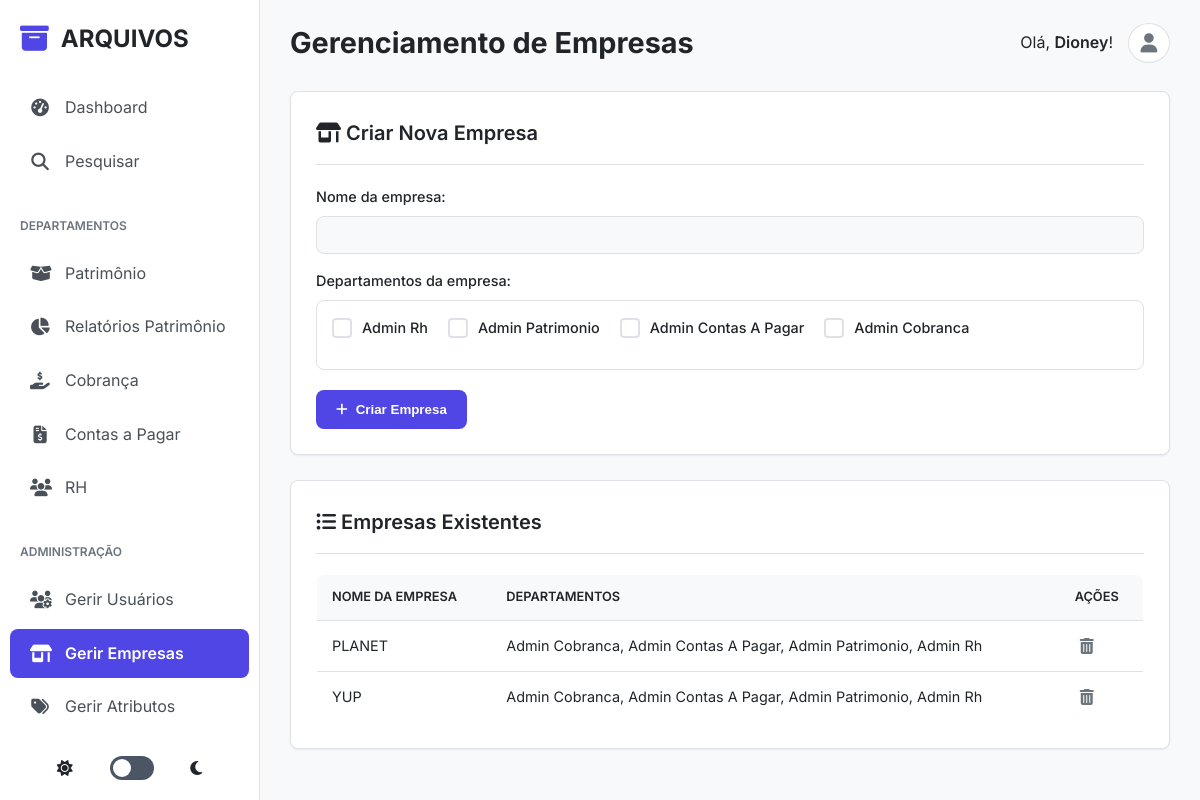
Page /super_admin/stores (signed in) on the committed database.
### tables this page shows
CREATE TABLE stores (
            id INTEGER PRIMARY KEY AUTOINCREMENT,
            name TEXT UNIQUE NOT NULL
        );

### app.py (the view, shortened to what this page needs)
@app.route('/super_admin/stores', methods=['GET', 'POST'], endpoint='manage_stores')
@login_required
@role_required(['super_admin'])
def manage_stores():
    db = get_db()
    page = request.args.get('page', 1, type=int)
    search_query = request.args.get('search', '').strip()
    params = []
    where_clauses = []
    if search_query:
        search_term = f"%{search_query}%"
        search_clauses = ["s.name LIKE ?", "sd.department_role LIKE ?"]
        where_clauses.append(f"({' OR '.join(search_clauses)})")
        params.extend([search_term] * len(search_clauses))
    base_query = "FROM stores s LEFT JOIN store_departments sd ON s.id = sd.store_id"
    if where_clauses:
        base_query += " WHERE " + " AND ".join(where_clauses)
    count_query = f"SELECT COUNT(DISTINCT s.id) FROM stores s LEFT JOIN store_departments sd ON s.id = sd.store_id"
    if where_clauses:
        count_query += " WHERE " + " AND ".join(where_clauses)
    total_items = db.execute(count_query, params).fetchone()[0]
    total_pages = (total_items + PER_PAGE - 1) // PER_PAGE if total_items > 0 else 1
    offset = (page - 1) * PER_PAGE
    query = f"SELECT s.id, s.name, GROUP_CONCAT(sd.department_role, ', ') as departments {base_query} GROUP BY s.id, s.name ORDER BY s.name LIMIT ? OFFSET ?"
    stores_data = db.execute(query, params + [PER_PAGE, offset]).fetchall()
    available_departments = ['admin_rh', 'admin_patrimonio', 'admin_contas_a_pagar', 'admin_cobranca']
    return render_template('super_admin/manage_stores.html', stores=stores_data, available_departments=available_departments, page=page, total_pages=total_pages, search=search_query)

### app.py (called while the page is built)
@app.before_request
def log_request_info():
    print(f"\n>>> REQUISIÇÃO RECEBIDA: {request.method} {request.path}")
    print(f">>> Cabeçalho 'Cookie': {request.headers.get('Cookie')}")
    print(f">>> Sessão no início da requisição: {dict(session)}")

def login_required(f):
    @wraps(f)
    def decorated_function(*args, **kwargs):
        print(f"--- Verificando @login_required para a rota: '{request.endpoint}'")
        if 'logged_in' not in session:
            print(f"--- FALHA em @login_required. Sessão atual: {dict(session)}")
            flash('Você precisa fazer login para acessar esta página.', 'danger')
            return redirect(url_for('admin_login'))
        print(f"--- SUCESSO em @login_required. Usuário '{session.get('username')}' está logado.")
        return f(*args, **kwargs)
    return decorated_function

def is_ajax_request():
    return request.headers.get('X-Requested-With') == 'XMLHttpRequest'

def role_required(allowed_roles):
    def decorator(f):
        @wraps(f)
        def decorated_function(*args, **kwargs):
            if not session.get('logged_in') or session.get('role') not in allowed_roles:
                if is_ajax_request():
                    return jsonify({'status': 'error', 'message': 'Você não tem permissão para esta ação.'}), 403
                log_action('acesso_negado', target_name=request.path)
                flash('Você não tem permissão para acessar esta página.', 'danger')
                return redirect(url_for('admin_dashboard'))
            return f(*args, **kwargs)
        return decorated_function
    return decorator

### database.py (called while the page is built)
def get_db():
    if 'db' not in g:
        g.db = sqlite3.connect(DATABASE)
        g.db.row_factory = sqlite3.Row
    return g.db

### templates/super_admin/manage_stores.html (shortened to what this page needs)
{% extends "base.html" %}
{% block page_title %}Gerenciamento de Empresas{% endblock %}
{% block content %}
<div class="card">
    <h2><i class="fas fa-store-alt"></i> Criar Nova Empresa</h2>
    <form action="{{ url_for('manage_stores') }}" method="POST">
        <label for="name">Nome da empresa:</label>
        <input type="text" id="name" name="name" required>
        <label>Departamentos da empresa:</label>
        <div class="department-checkboxes" style="margin-bottom: 20px; display: flex; flex-wrap: wrap; gap: 20px; padding: 15px; border: 1px solid var(--border-color); border-radius: var(--border-radius-md);">
            {% for dept in available_departments %}
            <label class="inline-checkbox">
                <span class="checkbox-custom-display"></span>
                <span>{{ dept.replace('_', ' ') | title }}</span>
            </label>
            {% endfor %}
        </div>
        <button type="submit"><i class="fas fa-plus"></i> Criar Empresa</button>
    </form>
</div>
<div class="card">
    <h2><i class="fas fa-list-ul"></i> Empresas Existentes</h2>
    <div class="table-wrapper">
        {% if stores %}
            <table>
                <thead>
                    <tr>
                        <th>Nome da empresa</th>
                        <th>Departamentos</th>
                        <th>Ações</th>
                    </tr>
                </thead>
                <tbody>
                    {% for store in stores %}
                        <tr data-id="{{ store.id }}">
                            <td>{{ store.name }}</td>
                            <td>{{ (store.departments | replace('_', ' ') | title) if store.departments else 'Nenhum' }}</td>
                            <td class="actions">
                                <form action="{{ url_for('delete_store', store_id=store.id) }}" method="POST" style="display:inline;" onsubmit="return confirm('Tem certeza que deseja excluir a EMPRESA {{ store.name }}?');">
                                    <button type="submit" title="Excluir" class="delete"><i class="fas fa-trash-alt"></i></button>
                                </form>
                            </td>
                        </tr>
                    {% endfor %}
                </tbody>
            </table>
        {% else %}
            <p style="text-align: center; padding: 20px;">Nenhuma empresa cadastrada.</p>
        {% endif %}
    </div>
</div>
{% endblock %}

### static/css/style.css (style rules this page uses)
:root { --font-family: 'Inter', sans-serif; --transition-fast: 0.2s ease; --border-radius-md: 8px; --shadow-sm: 0 1px 3px rgba(0,0,0,0.05), 0 1px 2px rgba(0,0,0,0.02); --shadow-md: 0 4px 6px -1px rgba(0,0,0,0.1), 0 2px 4px -1px rgba(0,0,0,0.06); }
[data-theme="light"] { --bg-primary: #f8f9fa; --bg-secondary: #ffffff; --bg-sidebar: #ffffff; --text-primary: #212529; --text-secondary: #6c757d; --text-on-sidebar: #495057; --border-color: #dee2e6; --color-primary: #4f46e5; --color-primary-hover: #4338ca; --bg-hover-link: #f1f3f5; --bg-active-link: #eef2ff; --color-success: #16a34a; --color-danger: #dc2626; --color-warning: #f59e0b; }
* { box-sizing: border-box; margin: 0; padding: 0; }
body { font-family: var(--font-family); background-color: var(--bg-primary); color: var(--text-primary); line-height: 1.6; font-size: 16px; }
.card { background-color: var(--bg-secondary); border-radius: var(--border-radius-md); padding: 25px; margin-bottom: 25px; box-shadow: var(--shadow-sm); border: 1px solid var(--border-color); }
.card h2, .card h3 { font-size: 1.25rem; font-weight: 600; margin-bottom: 20px; padding-bottom: 15px; border-bottom: 1px solid var(--border-color); }
form label { font-weight: 500; font-size: 0.9rem; margin-bottom: 8px; display: block; }
form input, form select, form textarea { width: 100%; padding: 10px 12px; border: 1px solid var(--border-color); background-color: var(--bg-primary); color: var(--text-primary); border-radius: var(--border-radius-md); font-family: var(--font-family); transition: border-color var(--transition-fast), box-shadow var(--transition-fast); }
form input, form select { margin-bottom: 15px; }
button, .button-primary { background-color: var(--color-primary); color: #fff; padding: 12px 20px; border: none; border-radius: var(--border-radius-md); cursor: pointer; font-weight: 600; text-decoration: none; display: inline-flex; align-items: center; gap: 8px; transition: background-color var(--transition-fast); }
.table-wrapper { overflow-x: auto; }
table { width: 100%; border-collapse: collapse; background-color: var(--bg-secondary); border-radius: var(--border-radius-md); overflow: hidden; border: 1px solid var(--border-color); font-size: 0.9rem; }
table th { background-color: var(--bg-primary); padding: 12px 15px; text-align: left; font-weight: 600; text-transform: uppercase; font-size: 0.8rem; }
table td { padding: 12px 15px; border-top: 1px solid var(--border-color); vertical-align: middle; }
.actions { display: flex; gap: 10px; align-items: center; }
.actions a, .actions button { background: none; border: none; cursor: pointer; padding: 5px; font-size: 1rem; color: var(--text-secondary); transition: color var(--transition-fast); }
.inline-checkbox { display: flex; align-items: center; gap: 10px; margin-bottom: 15px; }
.checkbox-custom-display { width: 20px; height: 20px; border: 2px solid var(--border-color); border-radius: 4px; display: inline-block; position: relative; transition: all var(--transition-fast); }

### rows in the picture
stores: name "PLANET", departments "Admin Cobranca, Admin Contas A Pagar, Admin Patrimonio, Admin Rh"
stores: name "YUP", departments "Admin Cobranca, Admin Contas A Pagar, Admin Patrimonio, Admin Rh"

### other values in the picture
{{ session.username }} "Dioney"
{{ dept.replace('_', ' ') | title }} "Admin Rh" "Admin Patrimonio" "Admin Contas A Pagar" "Admin Cobranca"
